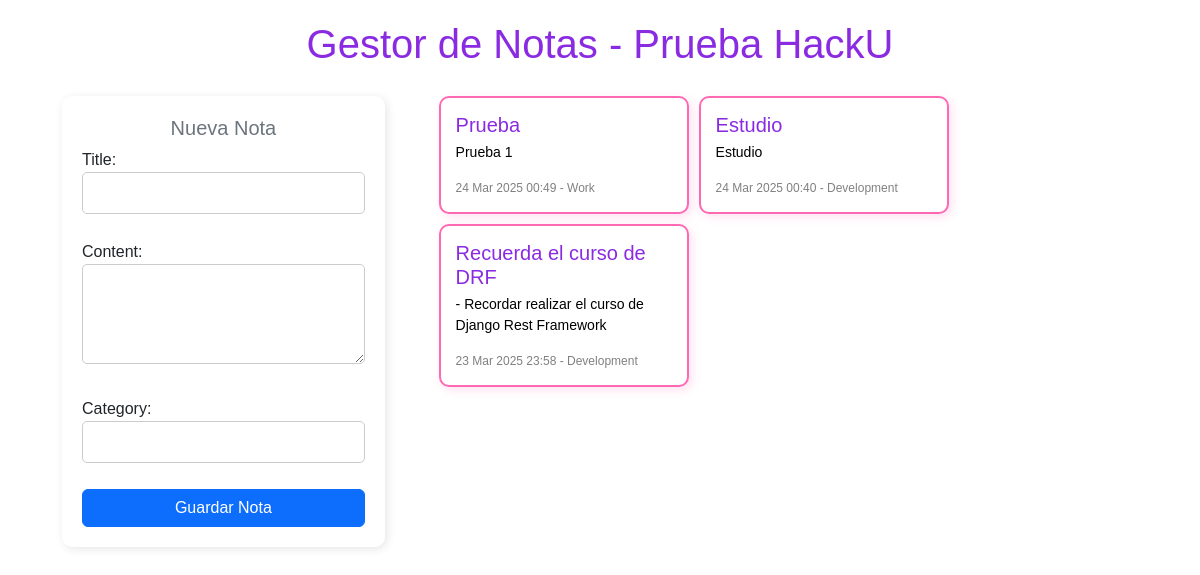
The app's page /, older data.
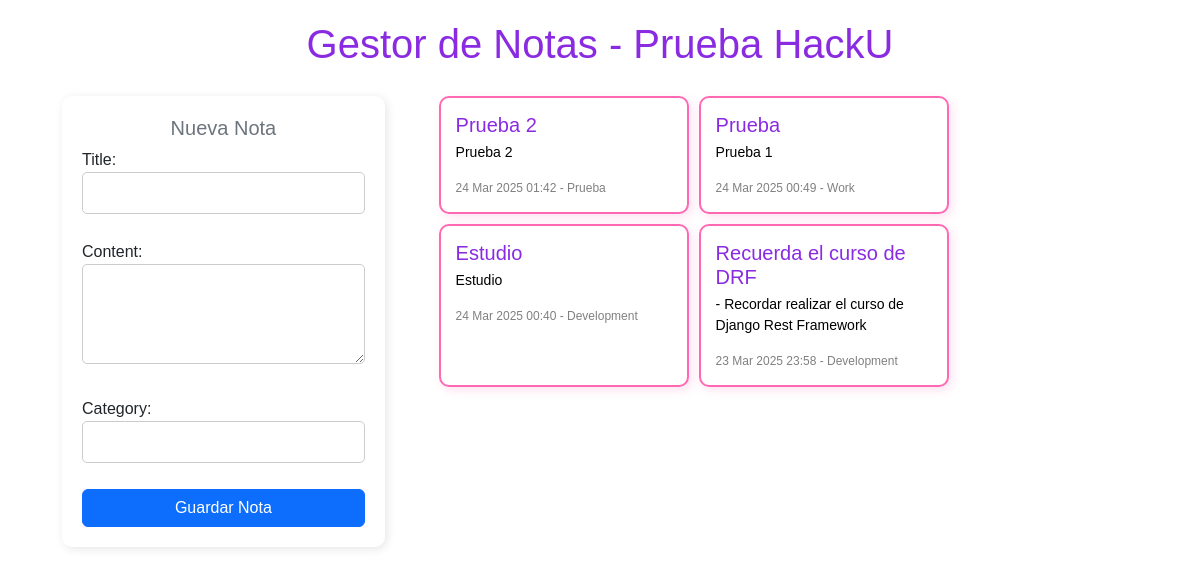
The same page, newer data.
### notes/models.py (models this page shows, shortened)
class Note(models.Model):
    title = models.CharField(max_length=200)
    content = models.TextField()
    category = models.CharField(max_length=150)
    created_at = models.DateTimeField(auto_now_add=True)

### notes/views.py (the view)
# urls.py: path('', notes_view, name='notes'),
def notes_view(request):
    form = NoteForm()
    notes = Note.objects.all().order_by('-created_at')
    if request.method == 'POST':
        form = NoteForm(request.POST)
        if form.is_valid():
            form.save()
            messages.success(request, "¡La nota ha sido creada exitosamente!")
            return redirect('notes')
    return render(request, 'notes/notes.html', {'form': form, 'notes': notes})

### notes/forms.py
class NoteForm(forms.ModelForm):
    class Meta:
        model = Note
        fields = ['title', 'content', 'category']

### notes/templates/notes/notes.html (shortened to what this page needs)
<!DOCTYPE html>
<html lang="es">
  <head>
    <link
      rel="stylesheet"
      href="https://cdn.jsdelivr.net/npm/bootstrap@5.3.0/dist/css/bootstrap.min.css" />
  </head>
  <body>
    <div class="container">
      <h1>Gestor de Notas - Prueba HackU</h1>
      <div class="main-container">
        <div class="form-container">
          <h5 class="text-secondary text-center">Nueva Nota</h5>
          <form method="POST">
            {% csrf_token %} {{ form.as_p }}
            <button type="submit" class="btn btn-primary w-100">Guardar Nota</button>
          </form>
        </div>
        <div class="notes-container">
          {% for note in notes %}
          <div class="note-card">
            <h5>{{ note.title }}</h5>
            <p>{{ note.content }}</p>
            <small>{{ note.created_at|date:"d M Y H:i" }} - {{ note.category }}</small>
          </div>
          {% endfor %}
        </div>
      </div>
    </div>
    <div aria-live="polite" aria-atomic="true" class="position-fixed top-0 end-0 p-3">
    </div>
  </body>
</html>

Row changes from the older to the newer data that the page shows:
added Note: title "Prueba 2", content "Prueba 2", created_at "24 Mar 2025 01:42", category "Prueba"
